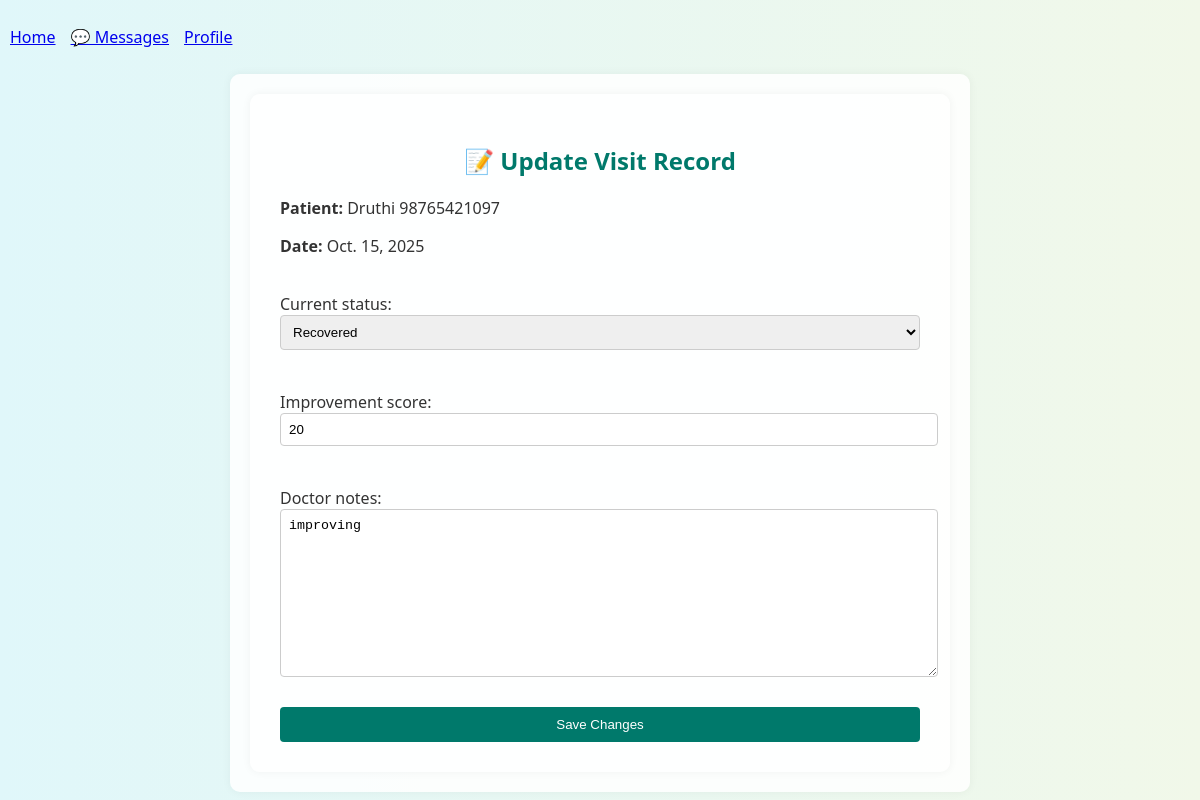
/visit/update/6/ (signed in), run on the app's committed database.
### core/models.py (models this page shows, shortened)
class VisitRecord(models.Model):
    patient = models.ForeignKey(settings.AUTH_USER_MODEL, on_delete=models.CASCADE, related_name='visits')
    doctor = models.ForeignKey(settings.AUTH_USER_MODEL, on_delete=models.CASCADE, related_name='doctor_visits')
    visit_date = models.DateField(default=timezone.now)
    hospital_name = models.CharField(max_length=100)
    doctor_name = models.CharField(max_length=100)
    current_status = models.CharField(
        max_length=100,
        choices=[
            ('stable', 'Stable'),
            ('improving', 'Improving'),
            ('critical', 'Critical'),
            ('recovered', 'Recovered'),
        ]
    )
    improvement_score = models.PositiveIntegerField(default=0)
    doctor_notes = models.TextField(blank=True, null=True)
    prescription_file = models.FileField(upload_to='prescriptions/', blank=True, null=True)
    report_file = models.FileField(upload_to='reports/', blank=True, null=True)
    summary = models.TextField(blank=True, null=True)

class User(AbstractUser):
    ROLE_CHOICES = (
        ('patient', 'Patient'),
        ('doctor', 'Doctor'),
        ('therapist', 'Therapist'),
    )
    role = models.CharField(max_length=10, choices=ROLE_CHOICES)
    unique_id = models.CharField(max_length=20, blank=True, null=True, unique=True)
    phone = models.CharField(max_length=15, blank=True)
    profile_photo = models.ImageField(upload_to='profile_photos/', blank=True, null=True)
    date_of_birth = models.DateField(blank=True, null=True)
    location = models.CharField(max_length=100, blank=True)

### core/views.py (the view)
# urls.py: path('visit/update/<int:visit_id>/', views.update_visit_record, name='update_visit_record'),
@login_required
def update_visit_record(request, visit_id):
    visit = get_object_or_404(VisitRecord, id=visit_id, doctor=request.user)
    if request.method == 'POST':
        form = VisitUpdateForm(request.POST, instance=visit)
        if form.is_valid():
            form.save()
            messages.success(request, f"Visit for {visit.patient.get_full_name()} updated successfully.")
            return redirect('doctor_dashboard')
        else:
            messages.error(request, "There was an error updating the visit. Please check the form.")
    else:
        form = VisitUpdateForm(instance=visit)
    return render(request, 'core/update_visit.html', {
        'form': form,
        'visit': visit
    })

### core/forms.py
class VisitUpdateForm(forms.ModelForm):
    class Meta:
        model = VisitRecord
        fields = ['current_status', 'improvement_score', 'doctor_notes']

### core/templates/core/update_visit.html (shortened to what this page needs)
{% extends 'core/base.html' %}
{% block content %}
<main>
  <h2>📝 Update Visit Record</h2>
  <p><strong>Patient:</strong> {{ visit.patient.get_full_name }}</p>
  <p><strong>Date:</strong> {{ visit.visit_date }}</p>
  <form method="post">
      {{ form.as_p }}
      <button type="submit">Save Changes</button>
  </form>
</main>
{% endblock %}

### core/templates/core/update_visit.html (style rules this page uses)
body { margin: 0; font-family: 'Segoe UI', sans-serif; background: linear-gradient(to right, #e0f7fa, #f1f8e9); color: #333; }
main { max-width: 700px; margin: auto; padding: 30px; background-color: #ffffffdd; border-radius: 10px; box-shadow: 0 0 10px rgba(0,0,0,0.05); }
h2 { text-align: center; color: #00796b; margin-bottom: 20px; }
p { font-size: 16px; margin-bottom: 10px; }
form { margin-top: 20px; display: flex; flex-direction: column; gap: 15px; }
form textarea, form input, form select { padding: 8px; border: 1px solid #ccc; border-radius: 4px; width: 100%; }
form button { background-color: #00796b; color: white; padding: 10px 16px; border: none; border-radius: 4px; cursor: pointer; }

### data on the page
VisitRecord: patient.get_full_name "Druthi 98765421097", visit_date "Oct. 15, 2025", current_status "Recovered", improvement_score "20", doctor_notes "improving"
